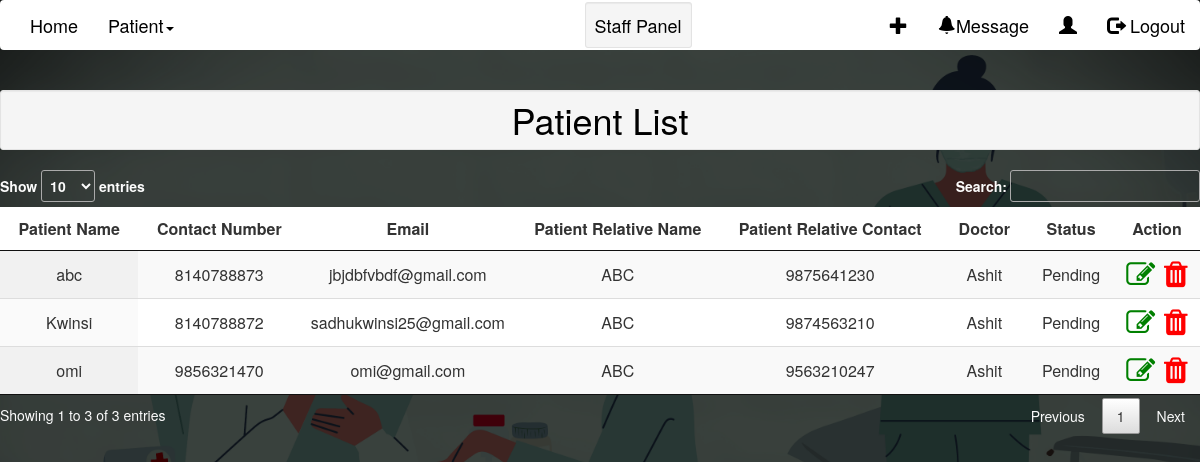
Before: /viewPatient/ with the older database file.
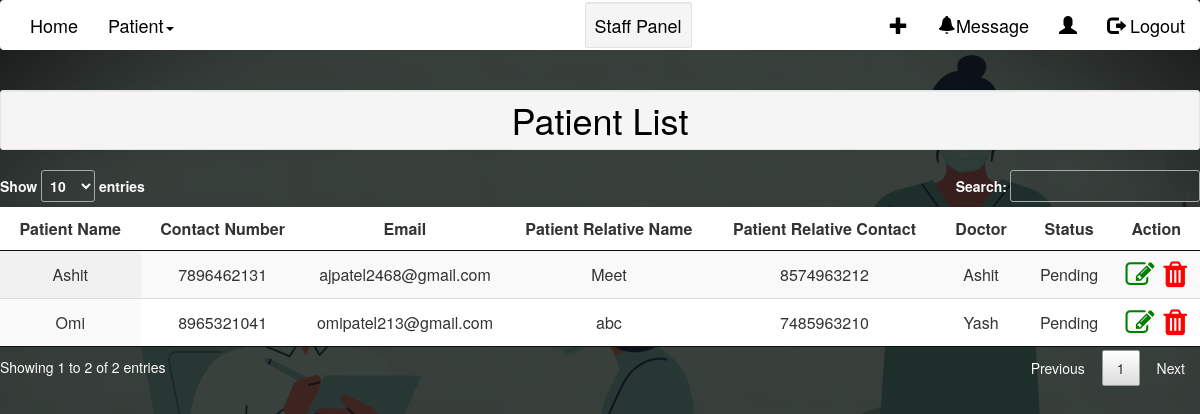
After: the same page with the newer database file.
### home/models.py (models this page shows, shortened)
class Patient(models.Model):
    caseNumber = models.IntegerField(('Case Number'),default=random.randint(100000,999999),unique=True)
    patientId = models.AutoField(primary_key=True)
    patientName = models.CharField(("Patient Name"),max_length=24)
    patientEmail = models.EmailField(("Email Id"),unique=True)
    GENDER_CHOICES = (
        ('M', 'Male'),
        ('F', 'Female'),
    )
    gender = models.CharField(max_length=1, choices=GENDER_CHOICES)
    phone = models.IntegerField(("Phone Number"),validators=[validate_phoneNumber],unique=True)
    patientRelativeNumber = models.IntegerField(("Relative's Phone number"),validators=[validate_phoneNumber])
    patientRelativeName = models.CharField(("Relative's name"),max_length=24)
    line1 = models.CharField(("Address line1"),max_length=250)
    line2 = models.CharField(("Address line2"),max_length=250)
    state = models.ForeignKey('State',on_delete=models.CASCADE,null=True)
    sname = State.objects.filter(stateName = state)
    city = models.ForeignKey('City',on_delete=models.CASCADE,null=True) #,limit_choices_to={'stateName': 1}
    pincode = models.IntegerField(("Pincode"),validators=[validate_pincode])
    previousHistory = models.CharField(("Previous history"),max_length=250)
    dob = models.DateField(("Date of birth"))
    wardName = models.ForeignKey('Ward',on_delete=models.CASCADE,blank=True,default="")
    bedNumber  = models.ForeignKey('Bed',on_delete=models.CASCADE,blank=True) #,limit_choices_to={'occupied': False}
    doctorName = models.ForeignKey('Doctor',on_delete=models.CASCADE,default=None,blank=True)
    doctorNotes = models.CharField(("Doctor Notes"),max_length=250,default=None,blank=True)
    doctorVisitingTime = models.DateTimeField(("Doctor Visiting Time"),default=None,blank=True)
    dateTime = models.DateTimeField(("Date Time"),default=now)
    pending = 'Pending'
    critical = 'Critical'
    recovering = 'Recovering'
    recovered = 'Recovered'
    deceased = 'Deceased'
    PATIENT_STATUS_CHOICES = [
        (pending,'pending'),
        (critical, 'critical'),
        (recovering, 'recovering'),
        (recovered, 'recovered'),
        (deceased, 'deceased'),]
    patientStatus = models.CharField(("Patient Status"),max_length=10,choices=PATIENT_STATUS_CHOICES,default=pending)

class Doctor(models.Model):
    doctorId = models.AutoField(primary_key=True)
    doctorName = models.CharField(("Doctor Name"),max_length=24)
    doctorUsername=models.CharField(("Doctor Username"),max_length=15)
    doctorPass=models.CharField(("Doctor Password"),max_length=100)
    doctorContact = models.IntegerField(("Doctor Contact"))
    Specialization = models.ForeignKey('Specialization',on_delete = models.CASCADE,null=False)
    def __str__(self):
        return self.doctorName

### home/views.py (the view)
# urls.py: path('viewPatient/',views.viewPatient,name="viewPatient"),
def viewPatient(request):
    viewData = Patient.objects.all()
    return render(request, 'viewPatient.html',{"viewData":viewData})

### home/templates/viewPatient.html (shortened to what this page needs)
{% load static %}
{% include 'staffNav.html' %}
<!DOCTYPE html>
<html lang="en">
<head>
    <link rel="stylesheet" href="https://use.fontawesome.com/releases/v5.8.1/css/all.css">
    <link  href="{% static 'css/responsive.css' %}" rel="stylesheet">
    <link  href="{% static 'css/jquery.mCustomScrollbar.min.css' %}" rel="stylesheet">
    <link rel="stylesheet" href="https://netdna.bootstrapcdn.com/font-awesome/4.0.3/css/font-awesome.css">
    <link  href="{% static 'css/owl.carousel.min.css' %}" rel="stylesheet">
    <link rel="stylesheet" href="https://cdnjs.cloudflare.com/ajax/libs/fancybox/2.1.5/jquery.fancybox.min.css" media="screen">
    <link rel="stylesheet" href="{% static 'css/dataTable.css' %}">
    <link rel="stylesheet" href="https://cdnjs.cloudflare.com/ajax/libs/font-awesome/4.7.0/css/font-awesome.min.css">
    <link rel="stylesheet" href="{% static 'css/staffNav.css' %}">
</head>
<body >
    <h1 class="text-center well well-sm  page-header"><strong>Patient List</strong></h1>
        <table id="example" class="display" style="width:100%;">
            <thead>
                <tr>
                    <th style="background-color: white;">Patient Name</th>
                    <th style="background-color: white;">Contact Number</th>
                    <th style="background-color: white;">Email</th>
                    <th style="background-color: white;">Patient Relative Name</th>
                    <th style="background-color: white;">Patient Relative Contact</th>
                    <th style="background-color: white;">Doctor</th>
                    <th style="background-color: white;">Status</th>
                    <th style="background-color: white;">Action</th>
                </tr>
            </thead>
            <tbody>
                {% for i in viewData %}
                <tr>
                    <td>{{i.patientName}}</td>
                    <td>{{i.phone}}</td>
                    <td>{{i.patientEmail}}</td>
                    <td>{{i.patientRelativeName}}</td>
                    <td>{{i.patientRelativeNumber}}</td>
                    <td>{{i.doctorName}}</td>
                    <td>{{i.patientStatus}}</td>
                    <td><a href="/updatePatient?id={{i.patientId}}/"><i class="fa fa-edit" style="font-size:29px;color:green"></i></a>&nbsp;
                        <a href="/deletePatient?id={{i.patientId}}/" onclick="showAlert();"><i class="fa fa-trash" style="font-size:30px;color:red"></i></a></td>
                </tr>
                {% endfor %}
            </tbody>
        </table>
</body>
</html>

### home/templates/staffNav.html (shortened to what this page needs)
{% load static %}
<!DOCTYPE html>
<html lang="en">
<head>
  <link rel="stylesheet" href="https://maxcdn.bootstrapcdn.com/bootstrap/3.4.1/css/bootstrap.min.css">
  <link rel="stylesheet" href="{% static 'css/staffNav.css' %}">
  <link rel="stylesheet" href="https://use.fontawesome.com/releases/v5.8.1/css/all.css">
</head>
<body >
<nav class="navbar navbar-inverse">
  <div class="container-fluid">
    <ul class="nav navbar-nav">
      <li><a href="{% url 'staffDashboard' %}" ><b style="font-size: large;">Home</b></a></li>
      <li class="dropdown"><a class="dropdown-toggle" data-toggle="dropdown" href="#" ><b style="font-size: large;">Patient</b><span class="caret"></span></a>
      </li>
      <li><a href="#" ><b style="font-size: large;"></b></a></li>
    </ul>
    <ul class="nav navbar-nav" style="margin-left:30%;size: 12px;"></b>
      <li><a href="#"><b style="font-size: large;" class="well well-sm font-weight-bold">Staff Panel</b></a></li>
    </ul>
    <ul class="nav navbar-nav navbar-right">
      <li><a href="{% url 'patient' %}" ><b style="font-size: large;"><span class="glyphicon glyphicon-plus"></span></b></a></li>
      <li><a href="{% url 'message' %}" ><b style="font-size: large;"><span class="glyphicon glyphicon-bell"></span>Message</b></a></li>
      <li><a href="#" ><b style="font-size: large;"><span class="glyphicon glyphicon-user"></span>{{request.session.Suser}}</b></a></li>
      <li><a href="{% url 'logout' %}" ><b style="font-size: large;"><span class="glyphicon glyphicon-log-out"></span> Logout</b></a></li>
    </ul>
  </div>
</nav>
</body>
</html>

### static/css/staffNav.css (style rules this page uses)
body { background: url('../doccopy.png'); background-size: cover; }
.navbar-inverse { background-color: white; border: none; }
b, strong { font-weight: 500; color: black; }
.caret { display: inline-block; width: 0; height: 0; margin-left: 2px; vertical-align: middle; border-top: 4px dashed; border-top: 4px solid\9; border-right: 4px solid transparent; border-left: 4px solid transparent; color: black; }
body { font-family: "Helvetica Neue",Helvetica,Arial,sans-serif; font-size: 14px; color: #333; }
th,td { text-align: center; }

### static/css/dataTable.css (style rules this page uses)
table.dataTable { width:100%;margin:0 auto;clear:both;border-collapse:separate;border-spacing:0 }
table.dataTable thead th,table.dataTable tfoot th { font-weight:bold }
table.dataTable thead th,table.dataTable thead td { padding:10px 18px;border-bottom:1px solid #111 }
table.dataTable thead .sorting,table.dataTable thead .sorting_asc,table.dataTable thead .sorting_desc,table.dataTable thead .sorting_asc_disabled,table.dataTable thead .sorting_desc_disabled { cursor:pointer;*cursor:hand;background-repeat:no-repeat;background-position:center right }
table.dataTable thead .sorting { background-image:url("../images/sort_both.png") }
table.dataTable thead .sorting_asc { background-image:url("../images/sort_asc.png") !important }
table.dataTable tbody tr { background-color:#fff }
table.dataTable tbody th,table.dataTable tbody td { padding:8px 10px }
table.dataTable.row-border tbody th,table.dataTable.row-border tbody td,table.dataTable.display tbody th,table.dataTable.display tbody td { border-top:1px solid #ddd }
table.dataTable.row-border tbody tr:first-child th,table.dataTable.row-border tbody tr:first-child td,table.dataTable.display tbody tr:first-child th,table.dataTable.display tbody tr:first-child td { border-top:none }
table.dataTable.stripe tbody tr.odd,table.dataTable.display tbody tr.odd { background-color:#f9f9f9 }
table.dataTable.order-column tbody tr>.sorting_1,table.dataTable.order-column tbody tr>.sorting_2,table.dataTable.order-column tbody tr>.sorting_3,table.dataTable.display tbody tr>.sorting_1,table.dataTable.display tbody tr>.sorting_2,table.dataTable.display tbody tr>.sorting_3 { background-color:#fafafa }
table.dataTable.display tbody tr.odd>.sorting_1,table.dataTable.order-column.stripe tbody tr.odd>.sorting_1 { background-color:#f1f1f1 }
table.dataTable.display tbody tr.even>.sorting_1,table.dataTable.order-column.stripe tbody tr.even>.sorting_1 { background-color:#fafafa }
table.dataTable.no-footer { border-bottom:1px solid #111 }
table.dataTable th,table.dataTable td { box-sizing:content-box }

Changed rows visible on the page:
removed Patient: patientName "Kwinsi", phone "8140788872", patientEmail "sadhukwinsi25@gmail.com", patientRelativeName "ABC", patientRelativeNumber "9874563210", doctorName "Ashit", patientStatus "Pending"
removed Patient: patientName "abc", phone "8140788873", patientEmail "jbjdbfvbdf@gmail.com", patientRelativeName "ABC", patientRelativeNumber "9875641230", doctorName "Ashit", patientStatus "Pending"
removed Patient: patientName "omi", phone "9856321470", patientEmail "omi@gmail.com", patientRelativeName "ABC", patientRelativeNumber "9563210247", doctorName "Ashit", patientStatus "Pending"
added Patient: patientName "Ashit", phone "7896462131", patientEmail "ajpatel2468@gmail.com", patientRelativeName "Meet", patientRelativeNumber "8574963212", doctorName "Ashit", patientStatus "Pending"
added Patient: patientName "Omi", phone "8965321041", patientEmail "omipatel213@gmail.com", patientRelativeName "abc", patientRelativeNumber "7485963210", doctorName "Yash", patientStatus "Pending"
Other visible differences:
text written by a page script: "Show entries Search: Showing 1 to 3 of 3 entries Previous 1 Next" → "Show entries Search: Showing 1 to 2 of 2 entries Previous 1 Next"
